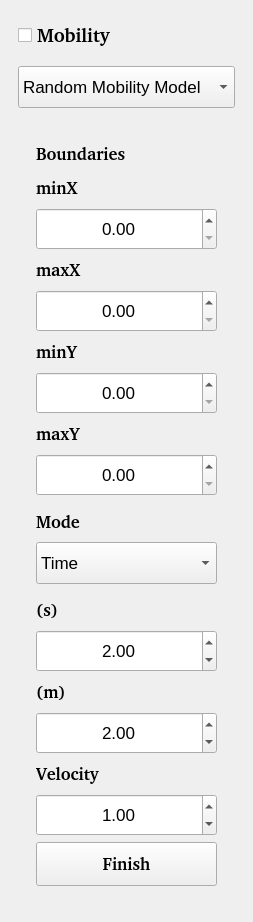
     <widget class="QWidget" name="tab_2">
      <attribute name="title">
       <string>Mobililty(2D)</string>
      </attribute>
      <layout class="QGridLayout" name="gridLayout_5">
       <property name="verticalSpacing">
        <number>14</number>
       </property>
       <property name="horizontalSpacing">
        <number>16</number>
       </property>
       <property name="bottomMargin">
        <number>18</number>
       </property>
       <property name="rightMargin">
        <number>18</number>
       </property>
       <property name="topMargin">
        <number>18</number>
       </property>
       <property name="leftMargin">
        <number>18</number>
       </property>
       <item row="0" column="0">
        <widget class="QCheckBox" name="checkBox_3">
         <property name="minimumSize">
          <size>
           <width>160</width>
           <height>34</height>
          </size>
         </property>
         <property name="font">
          <font>
           <family>Nimbus Sans [UKWN]</family>
           <pointsize>14</pointsize>
           <italic>false</italic>
           <bold>true</bold>
          </font>
         </property>
         <property name="text">
          <string>Mobility</string>
         </property>
        </widget>
       </item>
       <item row="1" column="0">
        <widget class="QComboBox" name="comboBox">
         <property name="font">
          <font>
           <pointsize>13</pointsize>
           <bold>false</bold>
          </font>
         </property>
         <property name="minimumSize">
          <size>
           <width>150</width>
           <height>42</height>
          </size>
         </property>
         <item>
          <property name="text">
           <string>Random Mobility Model</string>
          </property>
         </item>
         <item>
          <property name="text">
           <string>Draw the Route Manually</string>
          </property>
         </item>
        </widget>
       </item>
       <item row="2" column="0">
        <widget class="QWidget" name="widget" native="true">
         <layout class="QVBoxLayout" name="verticalLayout_4">
          <property name="bottomMargin">
           <number>18</number>
          </property>
          <property name="rightMargin">
           <number>18</number>
          </property>
          <property name="topMargin">
           <number>18</number>
          </property>
          <property name="leftMargin">
           <number>18</number>
          </property>
          <item>
           <widget class="QLabel" name="label">
            <property name="minimumSize">
             <size>
              <width>70</width>
              <height>28</height>
             </size>
            </property>
            <property name="font">
             <font>
              <family>Nimbus Sans [UKWN]</family>
              <pointsize>13</pointsize>
              <italic>false</italic>
              <bold>true</bold>
             </font>
            </property>
            <property name="text">
             <string>Boundaries</string>
            </property>
           </widget>
          </item>
          <item>
           <widget class="QLabel" name="label_2">
            <property name="minimumSize">
             <size>
              <width>70</width>
              <height>28</height>
             </size>
            </property>
            <property name="font">
             <font>
              <family>Nimbus Sans [UKWN]</family>
              <pointsize>13</pointsize>
              <italic>false</italic>
              <bold>true</bold>
             </font>
            </property>
            <property name="text">
             <string>minX</string>
            </property>
           </widget>
          </item>
          <item>
           <widget class="QDoubleSpinBox" name="doubleSpinBox_14">
            <property name="alignment">
             <set>Qt::AlignmentFlag::AlignVCenter|Qt::AlignmentFlag::AlignHCenter</set>
            </property>
            <property name="font">
             <font>
              <pointsize>13</pointsize>
              <bold>false</bold>
             </font>
            </property>
            <property name="minimumSize">
             <size>
              <width>150</width>
              <height>42</height>
             </size>
            </property>
           </widget>
          </item>
          <item>
           <widget class="QLabel" name="label_5">
            <property name="minimumSize">
             <size>
              <width>70</width>
              <height>28</height>
             </size>
            </property>
            <property name="font">
             <font>
              <family>Nimbus Sans [UKWN]</family>
              <pointsize>13</pointsize>
              <italic>false</italic>
              <bold>true</bold>
             </font>
            </property>
            <property name="text">
             <string>maxX</string>
            </property>
           </widget>
          </item>
          <item>
           <widget class="QDoubleSpinBox" name="doubleSpinBox_15">
            <property name="alignment">
             <set>Qt::AlignmentFlag::AlignVCenter|Qt::AlignmentFlag::AlignHCenter</set>
            </property>
            <property name="font">
             <font>
              <pointsize>13</pointsize>
              <bold>false</bold>
             </font>
            </property>
            <property name="minimumSize">
             <size>
              <width>150</width>
              <height>42</height>
             </size>
            </property>
           </widget>
          </item>
          <item>
           <widget class="QLabel" name="label_3">
            <property name="minimumSize">
             <size>
              <width>70</width>
              <height>28</height>
             </size>
            </property>
            <property name="font">
             <font>
              <family>Nimbus Sans [UKWN]</family>
              <pointsize>13</pointsize>
              <italic>false</italic>
              <bold>true</bold>
             </font>
            </property>
            <property name="text">
             <string>minY</string>
            </property>
           </widget>
          </item>
          <item>
           <widget class="QDoubleSpinBox" name="doubleSpinBox_16">
            <property name="alignment">
             <set>Qt::AlignmentFlag::AlignVCenter|Qt::AlignmentFlag::AlignHCenter</set>
            </property>
            <property name="font">
             <font>
              <pointsize>13</pointsize>
              <bold>false</bold>
             </font>
            </property>
            <property name="minimumSize">
             <size>
              <width>150</width>
              <height>42</height>
             </size>
            </property>
           </widget>
          </item>
          <item>
           <widget class="QLabel" name="label_4">
            <property name="minimumSize">
             <size>
              <width>70</width>
              <height>28</height>
             </size>
            </property>
            <property name="font">
             <font>
              <family>Nimbus Sans [UKWN]</family>
              <pointsize>13</pointsize>
              <italic>false</italic>
              <bold>true</bold>
             </font>
            </property>
            <property name="text">
             <string>maxY</string>
            </property>
           </widget>
          </item>
          <item>
           <widget class="QDoubleSpinBox" name="doubleSpinBox_17">
            <property name="alignment">
             <set>Qt::AlignmentFlag::AlignVCenter|Qt::AlignmentFlag::AlignHCenter</set>
            </property>
            <property name="font">
             <font>
              <pointsize>13</pointsize>
              <bold>false</bold>
             </font>
            </property>
            <property name="minimumSize">
             <size>
              <width>150</width>
              <height>42</height>
             </size>
            </property>
           </widget>
          </item>
          <item>
           <widget class="QWidget" name="widget_2" native="true" />
          </item>
          <item>
           <widget class="QLabel" name="label_6">
            <property name="minimumSize">
             <size>
              <width>70</width>
              <height>28</height>
             </size>
            </property>
            <property name="font">
             <font>
              <family>Nimbus Sans [UKWN]</family>
              <pointsize>13</pointsize>
              <italic>false</italic>
              <bold>true</bold>
             </font>
            </property>
            <property name="text">
             <string>Mode</string>
            </property>
           </widget>
          </item>
          <item>
           <widget class="QComboBox" name="comboBox_2">
            <property name="font">
             <font>
              <pointsize>13</pointsize>
              <bold>false</bold>
             </font>
            </property>
            <property name="minimumSize">
             <size>
              <width>150</width>
              <height>42</height>
             </size>
            </property>
            <item>
             <property name="text">
              <string>Time</string>
             </property>
            </item>
            <item>
             <property name="text">
              <string>Distance</string>
             </property>
            </item>
           </widget>
          </item>
          <item>
           <widget class="QWidget" name="widget_3" native="true" />
          </item>
          <item>
           <widget class="QLabel" name="label_7">
            <property name="minimumSize">
             <size>
              <width>70</width>
              <height>28</height>
             </size>
            </property>
            <property name="font">
             <font>
              <family>Nimbus Sans [UKWN]</family>
              <pointsize>13</pointsize>
              <italic>false</italic>
              <bold>true</bold>
             </font>
            </property>
            <property name="text">
             <string>(s)</string>
            </property>
           </widget>
          </item>
          <item>
           <widget class="QDoubleSpinBox" name="doubleSpinBox_4">
            <property name="alignment">
             <set>Qt::AlignmentFlag::AlignVCenter|Qt::AlignmentFlag::AlignHCenter</set>
            </property>
            <property name="font">
             <font>
              <pointsize>13</pointsize>
              <bold>false</bold>
             </font>
            </property>
            <property name="minimumSize">
             <size>
              <width>150</width>
              <height>42</height>
             </size>
            </property>
            <property name="value">
             <double>2.000000000000000</double>
            </property>
           </widget>
          </item>
          <item>
           <widget class="QLabel" name="label_8">
            <property name="minimumSize">
             <size>
              <width>70</width>
              <height>28</height>
             </size>
            </property>
            <property name="font">
             <font>
              <family>Nimbus Sans [UKWN]</family>
              <pointsize>13</pointsize>
              <italic>false</italic>
              <bold>true</bold>
             </font>
            </property>
            <property name="text">
             <string>(m)</string>
            </property>
           </widget>
          </item>
          <item>
           <widget class="QDoubleSpinBox" name="doubleSpinBox_5">
            <property name="alignment">
             <set>Qt::AlignmentFlag::AlignVCenter|Qt::AlignmentFlag::AlignHCenter</set>
            </property>
            <property name="font">
             <font>
              <pointsize>13</pointsize>
              <bold>false</bold>
             </font>
            </property>
            <property name="minimumSize">
             <size>
              <width>150</width>
              <height>42</height>
             </size>
            </property>
            <property name="value">
             <double>2.000000000000000</double>
            </property>
           </widget>
          </item>
          <item>
           <widget class="QLabel" name="label_25">
            <property name="minimumSize">
             <size>
              <width>70</width>
              <height>28</height>
             </size>
            </property>
            <property name="font">
             <font>
              <family>Nimbus Sans [UKWN]</family>
              <pointsize>13</pointsize>
              <italic>false</italic>
              <bold>true</bold>
             </font>
            </property>
            <property name="text">
             <string>Velocity</string>
            </property>
           </widget>
          </item>
          <item>
           <widget class="QDoubleSpinBox" name="doubleSpinBox_18">
            <property name="alignment">
             <set>Qt::AlignmentFlag::AlignVCenter|Qt::AlignmentFlag::AlignHCenter</set>
            </property>
            <property name="font">
             <font>
              <pointsize>13</pointsize>
              <bold>false</bold>
             </font>
            </property>
            <property name="minimumSize">
             <size>
              <width>150</width>
              <height>42</height>
             </size>
            </property>
            <property name="value">
             <double>1.000000000000000</double>
            </property>
           </widget>
          </item>
          <item>
           <widget class="QPushButton" name="pushButton_4">
            <property name="minimumSize">
             <size>
              <width>120</width>
              <height>44</height>
             </size>
            </property>
            <property name="font">
             <font>
              <family>Nimbus Sans [UKWN]</family>
              <pointsize>13</pointsize>
              <italic>false</italic>
              <bold>true</bold>
             </font>
            </property>
            <property name="text">
             <string>Finish</string>
            </property>
           </widget>
          </item>
         </layout>
        </widget>
       </item>
      </layout>
     </widget>
